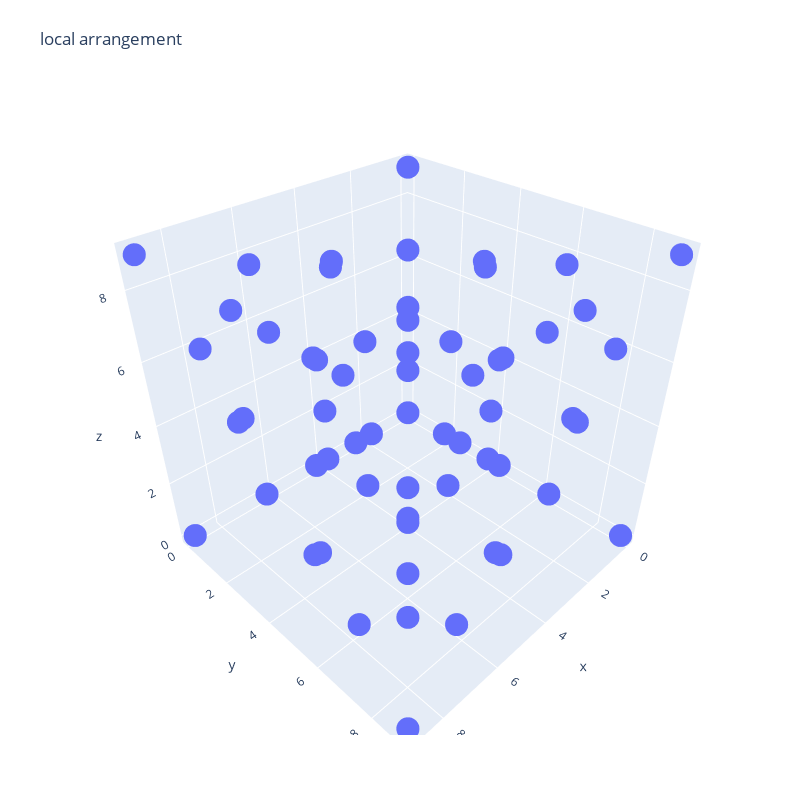

Notebook code for this chart:
### Code cell
import plotly.graph_objects as go
import numpy as np

absolutepos = carbons @ cell

fig = go.Figure()

fig.add_trace(
    go.Scatter3d(
        x=absolutepos[:, 0],
        y=absolutepos[:, 1],
        z=absolutepos[:, 2],
        # x=vecs[zpos<0.5, 0],
        # y=vecs[zpos<0.5, 1],
        # z=vecs[zpos<0.5, 2],
        mode="markers",
        # marker=dict(size=2, color=zpos[:]),
    )
)

fig.update_layout(
    title="local arrangement",
    autosize=True,
    width=800,
    height=800,
    margin=dict(l=65, r=50, b=65, t=90),
)

fig.show()
